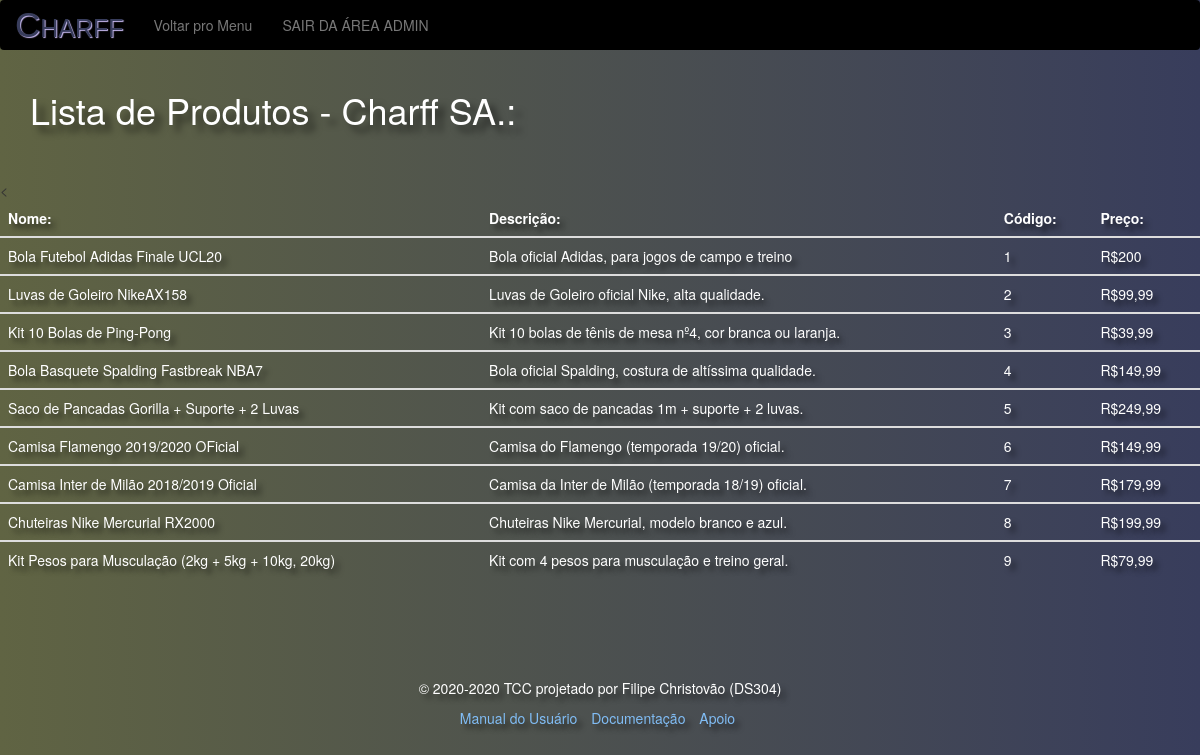
The app's page /ListaProdutos.php (signed in) with its own data.
### tables this page shows
CREATE TABLE `produtos` (
  `nomeProd` varchar(55) DEFAULT NULL,
  `codProd` int(10) NOT NULL,
  `descricaoProd` varchar(60) DEFAULT NULL,
  `precoProd` varchar(8) DEFAULT NULL
);

### ListaProdutos.php (the view, shortened to what this page needs)
<!DOCTYPE html>
<html lang="en">
  <head>
    <link rel="stylesheet" href="https://maxcdn.bootstrapcdn.com/bootstrap/3.4.1/css/bootstrap.min.css">
  </head>
  <body>
    <nav class="navbar navbar-default" style="background-color: black; border: black;">
      <div class="container-fluid">
          <div class="navbar-header">
              <a class="navbar-brand" href="#" style="color: #383d5c; font-family: blippo, sans-serif; font-size: 35px; font-variant: small-caps; text-shadow: 1px 1px 1px rgb(199, 185, 240)"> Charff </a>
          </div>
          <ul class="nav navbar-nav">
              <li><a href="AreaAdmin.php">Voltar pro Menu</a></li>
              <li><a href="logout.php">SAIR DA ÁREA ADMIN</a></li>
          </ul>
      </div>
    </nav>
    <div class="container">
      <h1 style="color: white; text-shadow: 7px 7px 7px rgba(0,0,0,0.5)"> Lista de Produtos - Charff SA.:</h1>
    </div>
    <br><br>
    <?php
        include "conexao.php";
        $sql = "SELECT * FROM produtos";
        $consulta = mysqli_query($mysqli, $sql);
    ?>
    <table class="table">
      <thead>
          <tr>
              <th id="sombra"><b>Nome:</b></th>
              <th id="sombra"><b>Descrição:</b></th>
              <th id="sombra"><b>Código:</b></th>
              <th id="sombra"><b>Preço:</b></th>
          </tr>
      </thead>
      <?php
            while ($linha = mysqli_fetch_array($consulta)){
                $n=$linha["nomeProd"];
                $d=$linha["descricaoProd"];
                $c=$linha["codProd"];
                $p=$linha["precoProd"];
      ?>
      <tbody>
            <tr>
              <td id="sombra"><?php echo $n; ?></td>
              <td id="sombra"><?php echo $d; ?></td>
              <td id="sombra"><?php echo $c; ?></td>
              <td id="sombra"><?php echo $p; ?></td>
          </tr>
          <?php
          }
          ?>
     </tbody>
  </table>
  <br><br><br><br>
  <footer class="my-5 pt-5 text-muted text-center text-small" id="sombra">
    <p class="mb-1"><font style="vertical-align: inherit;"><font style="vertical-align: inherit;">© 2020-2020 TCC projetado por Filipe Christovão (DS304)</font></font></p>
    <ul class="list-inline">
      <li class="list-inline-item"><a href="#"><font style="vertical-align: inherit;"><font style="vertical-align: inherit;  color:rgb(129, 189, 245)">Manual do Usuário</font></font></a></li>
      <li class="list-inline-item"><a href="#"><font style="vertical-align: inherit;"><font style="vertical-align: inherit;  color:rgb(129, 189, 245)">Documentação</font></font></a></li>
      <li class="list-inline-item"><a href="#"><font style="vertical-align: inherit;"><font style="vertical-align: inherit;  color:rgb(129, 189, 245)">Apoio</font></font></a></li>
    </ul>
  </footer>
  </body>
</html>

### ListaProdutos.php (style rules this page uses)
body { background-image: linear-gradient(to right, rgb(96, 100, 67), #383d5c); }
#sombra { color: white; text-shadow: 5px 5px 5px rgba(0,0,0,0.5); }

### records on screen
produtos: nomeProd "Bola Futebol Adidas Finale UCL20", descricaoProd "Bola oficial Adidas, para jogos de campo e treino", codProd "1", precoProd "R$200"
produtos: nomeProd "Luvas de Goleiro NikeAX158", descricaoProd "Luvas de Goleiro oficial Nike, alta qualidade.", codProd "2", precoProd "R$99,99"
produtos: nomeProd "Kit 10 Bolas de Ping-Pong", descricaoProd "Kit 10 bolas de tênis de mesa nº4, cor branca ou laranja.", codProd "3", precoProd "R$39,99"
produtos: nomeProd "Bola Basquete Spalding Fastbreak NBA7", descricaoProd "Bola oficial Spalding, costura de altíssima qualidade.", codProd "4", precoProd "R$149,99"
produtos: nomeProd "Saco de Pancadas Gorilla + Suporte + 2 Luvas", descricaoProd "Kit com saco de pancadas 1m + suporte + 2 luvas.", codProd "5", precoProd "R$249,99"
produtos: nomeProd "Camisa Flamengo 2019/2020 OFicial", descricaoProd "Camisa do Flamengo (temporada 19/20) oficial.", codProd "6", precoProd "R$149,99"
produtos: nomeProd "Camisa Inter de Milão 2018/2019 Oficial", descricaoProd "Camisa da Inter de Milão (temporada 18/19) oficial.", codProd "7", precoProd "R$179,99"
produtos: nomeProd "Chuteiras Nike Mercurial RX2000", descricaoProd "Chuteiras Nike Mercurial, modelo branco e azul.", codProd "8", precoProd "R$199,99"
produtos: nomeProd "Kit Pesos para Musculação (2kg + 5kg + 10kg, 20kg)", descricaoProd "Kit com 4 pesos para musculação e treino geral.", codProd "9", precoProd "R$79,99"
